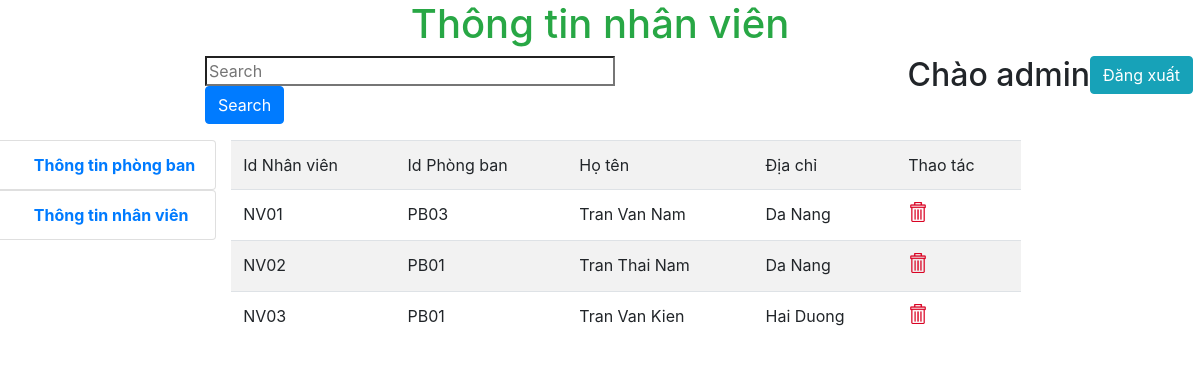
The page /ttnv.php (signed in) on the database its author committed.
### tables this page shows
CREATE TABLE `nhanvien` (
  `idnv` varchar(20) NOT NULL,
  `HoTen` text NOT NULL,
  `idpb` varchar(20) NOT NULL,
  `diachi` text NOT NULL
);

### ttnv.php (the view, shortened to what this page needs)
<?php
  include_once('db/db_conn.php');
  $sql="select * from nhanvien";
  $result=mysqli_query($link,$sql);
 ?>
<!DOCTYPE html>
<html lang="en" dir="ltr">
  <head>
    <link rel="stylesheet" href="/library/css/bootstrap.css">
  </head>
  <body>
    <h1 class="text-success"><center> Thông tin nhân viên </center></h1>
    <div class="row">
      <div class="col-md-2">
      </div>
      <div class="col-md-5  form-group">
        <input type="search" id="search" name="search" placeholder="Search" size="35">
        <button  class="btn btn-primary" type="button" name="button">Search</button>
      </div>
      <div class="col-md-2"></div>
      <h2>Chào<span class="label label-primary"> <?php echo $_SESSION["username"] ?></span></h2>
      <a href="set_dang_xuat.php"><button type="button" class="btn btn-info"name="button">Đăng xuất</button></a>
    </div>
    <div class="row">
      <div class="col-md-2.5 ">
        <nav class="sidebar" >
        <ul class="list-group">
                <li >
                    <a href="index.php"class="font-weight-bold list-group-item item" >
                        <i class="fa fa-2x fa-home mr-4"></i>&nbsp;Thông tin phòng ban</a>
                </li>
                <li>
                    <a href="ttnv.php"class="font-weight-bold list-group-item  item">
                        <i class="fa fa-2x fa-tag mr-4"></i>&nbsp;Thông tin nhân viên</a>
                </li>
            </ul>
        </nav>
      </div>
      <div class="col-md-8 form-group" id="Detail">
      <table class='table table-striped list'>
      <tr><td>Id Nhân viên</td><td>Id Phòng ban</td><td>Họ tên</td><td>Địa chỉ</td><td>Thao tác</td></tr>
      <?php while($row=mysqli_fetch_array($result)){
         ?>
          <tr>
            <td><?php echo $row['idnv'] ?></td>
            <td><?php echo $row['idpb'] ?></td>
            <td><?php echo $row['HoTen'] ?></td>
            <td><?php echo $row['diachi'] ?></td>
            <td>
              <div class="row">
                <div class="col-md-7">
                  <form  action="xoa.php?data=<?php echo $row['idnv']; ?>" method="post">
                    <input name="delete" type="image" src="library/image/delete.png" width="20" height="20">
                  </form>
                </div>
              </div>
             </td>
          </tr>
      <?php } ?>
      </table>
      </div>
    </div>
  </body>
</html>

### rows shown on the page
nhanvien: idnv "NV01", idpb "PB03", HoTen "Tran Van Nam", diachi "Da Nang"
nhanvien: idnv "NV02", idpb "PB01", HoTen "Tran Thai Nam", diachi "Da Nang"
nhanvien: idnv "NV03", idpb "PB01", HoTen "Tran Van Kien", diachi "Hai Duong"

### other values the page prints
$_SESSION["username"] "admin"
